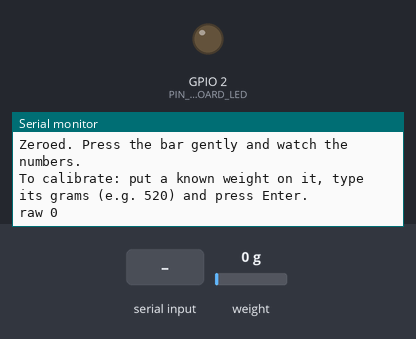
This sketch was run on a simulated ESP32. Shown: output pins drawn as LEDs (lit = HIGH), the last lines printed to the serial monitor. The inputs (shaded band) are chosen by the test bench; at power-on: weight on the scale 0 g.

Above: at 2.2 s.
2.3 s: "t\n" received over Serial
At 4.3 s:
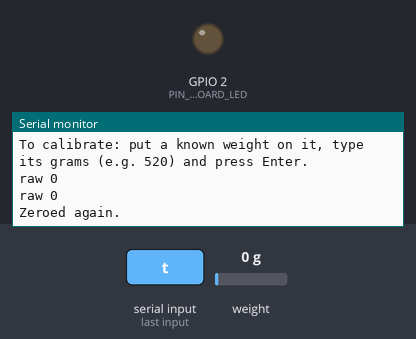
5.2 s: "90,45\n" received over Serial
At 7.0 s:
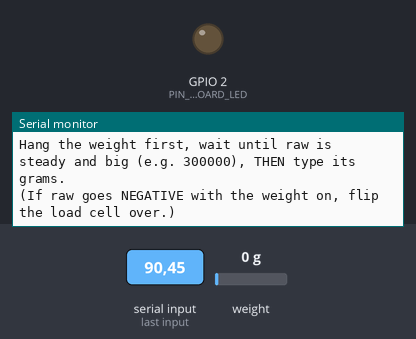

Measured:
- after the input at 2.3 s, the serial monitor: prints a new line after 1.4 s (image 1)
- after the input at 5.2 s, the serial monitor: prints a new line after 1.2 s (image 2)

The sketch:

step6_scale.ino
```cpp
// TapTapon step 6: ESP32 + ONE load cell with its HX711 (the PET / bottle scale).
// Also finds the calibration number the real bin needs (PET_CALIBRATION in config.h).
//
// How to use (Serial Monitor, 115200 baud, "Newline" line ending):
//   1. Power on with NOTHING on the load cell. It zeroes itself ("tare").
//   2. Watch "raw" change when you press gently on the free end of the bar.
//   3. Put something of known weight on it (e.g. a full 500 mL water bottle, weigh it on a
//      kitchen scale first), type its weight in grams, e.g. 520, and press Enter.
//   4. It prints "PET_CALIBRATION = 21.37" (your number) and from then on shows grams.
//      Copy that number into firmware/taptapon_bin/config.h.
//   Type t + Enter to zero again (empty the scale first).
// The board's blue LED turns on when more than 10 g is on the scale (the bin's minimum deposit).
//
// Wiring:
//   Load cell wires -> HX711: red E+, black E-, white A-, green A+  (if weight reads negative, swap white/green)
//   HX711 -> ESP32: VCC -> 3V3, GND -> GND, DT -> D16 (RX2), SCK -> D17 (TX2)
// Library: HX711 (by Bogdan Necula)
#include <HX711.h>

const int PIN_DT = 16, PIN_SCK = 17, PIN_ONBOARD_LED = 2;
HX711 scale;
float calibration = 1.0;   // 1.0 = show raw units until you calibrate
bool calibrated = false;

// Median of 7 raw readings minus the zero point. A single misread (a wild spike from a loose
// wire or electrical noise) lands at the top or bottom of the sorted list and is ignored,
// whereas an average would be ruined by it.
long medianRaw() {
  long r[7];
  for (int i = 0; i < 7; i++) r[i] = scale.read();
  for (int i = 1; i < 7; i++) for (int j = i; j > 0 && r[j - 1] > r[j]; j--) { long t = r[j]; r[j] = r[j - 1]; r[j - 1] = t; }
  return r[3];
}
float medianValue() { return medianRaw() - scale.get_offset(); }

// Zero the scale with the median too: an averaged tare is thrown off by a single spike.
void zero() { scale.set_offset(medianRaw()); }

void setup() {
  Serial.begin(115200);
  Serial.setTimeout(100);
  pinMode(PIN_ONBOARD_LED, OUTPUT);
  delay(300);
  Serial.println("\nStep 6: scale test (spike filter v2)");

  scale.begin(PIN_DT, PIN_SCK);
  if (!scale.wait_ready_timeout(2000)) {
    Serial.println("HX711 NOT FOUND: check DT->D16, SCK->D17, VCC->3V3, GND, and the solder joints.");
    return;
  }
  scale.set_scale(calibration);
  zero();   // median of 7 readings as "zero", so one spike cannot shift it
  Serial.println("Zeroed. Press the bar gently and watch the numbers.");
  Serial.println("To calibrate: put a known weight on it, type its grams (e.g. 520) and press Enter.");
}

void loop() {
  if (!scale.is_ready()) { delay(50); return; }

  if (Serial.available()) {
    String in = Serial.readStringUntil('\n');
    in.trim();
    if (in == "t") {
      zero();
      Serial.println("Zeroed again.");
    } else if (in.toFloat() > 0) {
      // calibration = raw units per gram: (reading with weight, in raw units) / (real grams)
      float grams = in.toFloat();
      float raw = medianValue();         // raw units above zero, spike-proof
      // Refuse to calibrate on an empty (or upside-down) scale: that is what gives tiny or negative numbers.
      if (raw < 5000) {
        Serial.printf("NOT CALIBRATED: the scale reads raw %.0f, which is basically empty.\n", raw);
        Serial.println("Hang the weight first, wait until raw is steady and big (e.g. 300000), THEN type its grams.");
        Serial.println("(If raw goes NEGATIVE with the weight on, flip the load cell over.)");
        return;
      }
      calibration = raw / grams;
      scale.set_scale(calibration);
      calibrated = true;
      Serial.printf("PET_CALIBRATION = %.2f   <- copy this into config.h\n", calibration);
    }
  }

  float value = medianValue() / calibration;
  digitalWrite(PIN_ONBOARD_LED, calibrated && value > 10 ? HIGH : LOW);
  if (calibrated) Serial.printf("%.0f g\n", value);
  else Serial.printf("raw %.0f\n", value);
  delay(300);
}
```
